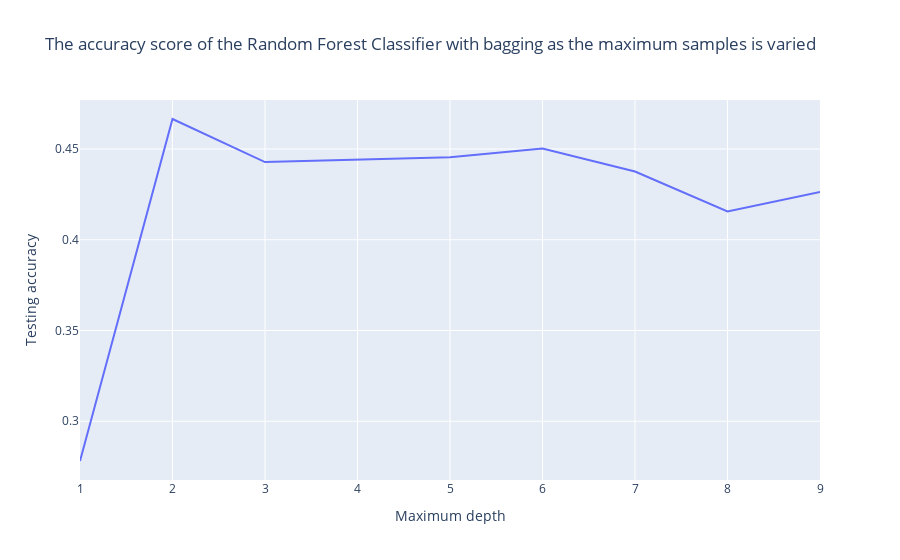

The code cell stored with this chart in its notebook:
### Code cell
px.line(
    x=range(1, len(max_samples_scores_list) + 1),
    y=max_samples_scores_list,
    labels={'x': 'Maximum depth', 'y': 'Testing accuracy'},
    title='The accuracy score of the Random Forest Classifier with bagging as the maximum samples is varied')

### Figure 1 — Plotly figure (JSON) as saved in the notebook; plotly's stock layout.template omitted (floating-point values rounded to 4 significant figures)
{"data": [{"hovertemplate": "Maximum depth=%{x}<br>Testing accuracy=%{y}<extra></extra>", "legendgroup": "", "line": {"color": "#636efa", "dash": "solid"}, "marker": {"symbol": "circle"}, "mode": "lines", "name": "", "orientation": "v", "showlegend": false, "type": "scatter", "x": [1, 2, 3, 4, 5, 6, 7, 8, 9], "xaxis": "x", "y": [0.2781, 0.4665, 0.4428, 0.4441, 0.4455, 0.4502, 0.4376, 0.4156, 0.4263], "yaxis": "y"}], "layout": {"legend": {"tracegroupgap": 0}, "title": {"text": "The accuracy score of the Random Forest Classifier with bagging as the maximum samples is varied"}, "xaxis": {"anchor": "y", "domain": [0, 1], "title": {"text": "Maximum depth"}}, "yaxis": {"anchor": "x", "domain": [0, 1], "title": {"text": "Testing accuracy"}}}}
